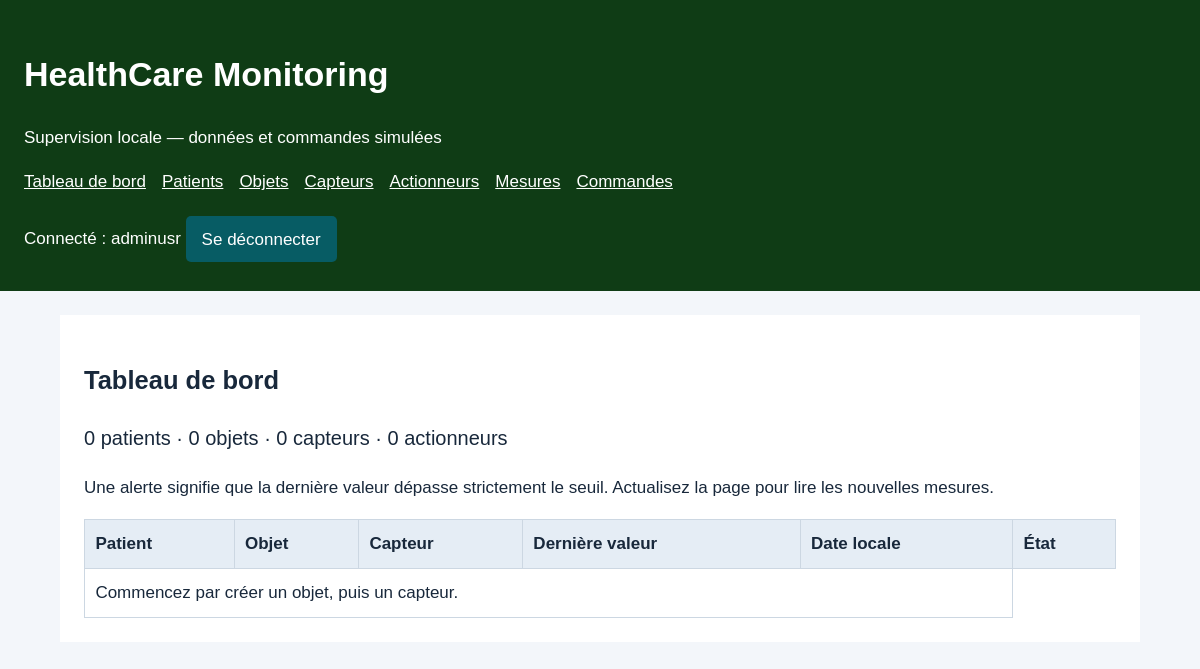
The app's page / (signed in), older data.
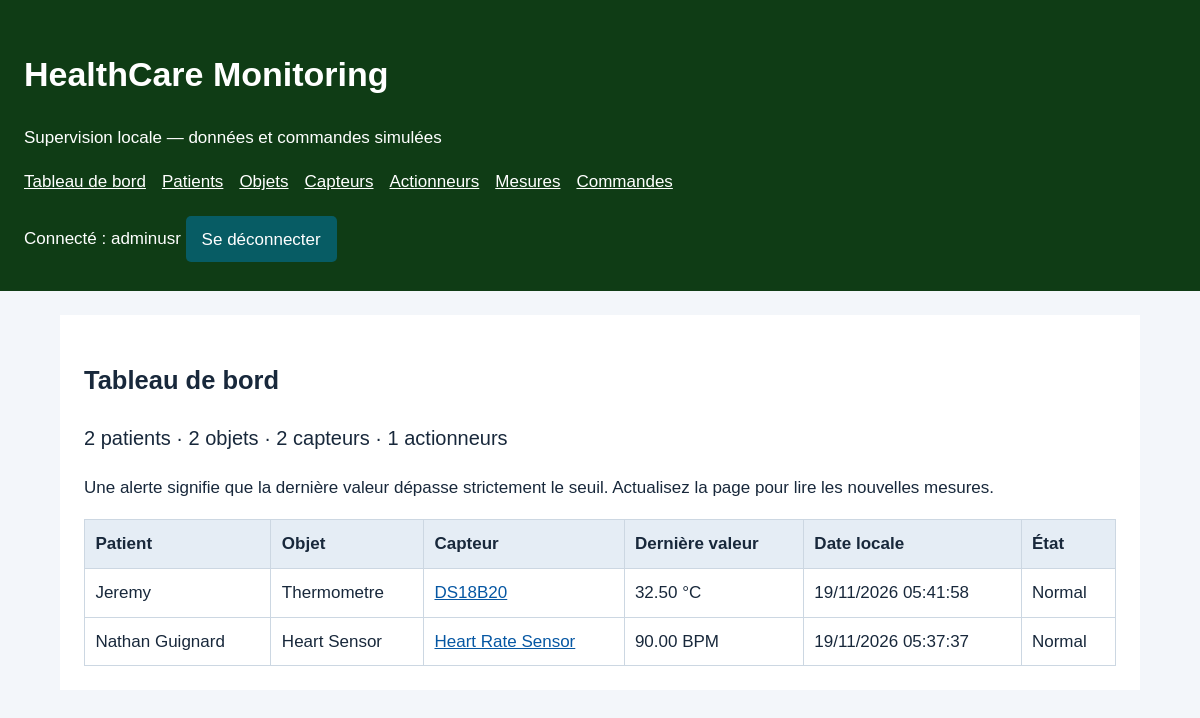
The same page, newer data.
### HealthcareProject/models.py (models this page shows, shortened)
class Capteur(models.Model):
    TYPES = [('heart', 'Rythme Cardiaque'), ('body_temp', 'Temperature du Corps')]
    objet = models.ForeignKey(Objet, on_delete=models.PROTECT, related_name='capteurs')
    nom = models.CharField(max_length=80, unique=True)
    type_mesure = models.CharField(max_length=20, choices=TYPES)
    seuil_alerte = models.DecimalField(max_digits=7, decimal_places=2)
    class Meta:
        ordering = ['nom']
    @property
    def unite(self):
        return 'BPM' if self.type_mesure == 'heart' else '°C'

class Objet(models.Model):
    patient = models.ForeignKey(Patient, on_delete=models.PROTECT, related_name='objets')
    nom = models.CharField(max_length=80, unique=True)
    emplacement = models.CharField(max_length=120)
    description = models.TextField(blank=True)
    actif = models.BooleanField(default=True)
    class Meta:
        ordering = ['nom']
    def __str__(self):
        return self.nom

class Patient(models.Model):
    nom = models.CharField(max_length=100, unique=False)
    agePatient = models.IntegerField()
    numTelephone = models.CharField(max_length=20)
    descriptionPatient = models.TextField(blank=True)
    class Meta:
            ordering = ['nom']

class Mesure(models.Model):
    capteur = models.ForeignKey(Capteur, on_delete=models.PROTECT, related_name='mesures')
    valeur = models.DecimalField(max_digits=7, decimal_places=2)
    date = models.DateTimeField(auto_now_add=True)
    class Meta:
        ordering = ['-date', '-id']

### HealthcareProject/views.py (the view)
# urls.py: path('', views.tableau, name='tableau'),
@login_required
def tableau(request):
    lignes = []
    for capteur in Capteur.objects.select_related('objet__patient'):
        derniere = capteur.mesures.first()
        lignes.append({
            'capteur': capteur, 'mesure': derniere,
            'alerte': derniere is not None and derniere.valeur > capteur.seuil_alerte,
        })
    return render(request, 'HealthcareProject/tableau.html', {
        'nb_patients': Patient.objects.count(),
        'nb_objets': Objet.objects.count(),
        'nb_capteurs': Capteur.objects.count(),
        'nb_actionneurs': Actionneur.objects.count(),
        'lignes': lignes,
    })

### HealthcareProject/templates/HealthcareProject/tableau.html
{% extends 'base.html' %}
{% block contenu %}
<h2>Tableau de bord</h2>
<p class="bilan">{{ nb_patients }} patients · {{ nb_objets }} objets · {{ nb_capteurs }} capteurs · {{ nb_actionneurs }} actionneurs</p>
<p>Une alerte signifie que la dernière valeur dépasse strictement le seuil. Actualisez la page pour lire les nouvelles mesures.</p>
<div class="tableau">
    <table>
        <thead><tr><th>Patient</th><th>Objet</th><th>Capteur</th><th>Dernière valeur</th><th>Date locale</th><th>État</th></tr></thead>
        <tbody>
            {% for ligne in lignes %}
            <tr>
                <td>{{ ligne.capteur.objet.patient.nom }}</td>
                <td>{{ ligne.capteur.objet }}{% if not ligne.capteur.objet.actif %} (désactivé){% endif %}</td>
                <td><a href="{% url 'fiche' 'capteurs' ligne.capteur.pk %}">{{ ligne.capteur.nom }}</a></td>
                <td>{% if ligne.mesure %}{{ ligne.mesure.valeur }} {{ ligne.capteur.unite }}{% else %}Aucune mesure{% endif %}</td>
                <td>{{ ligne.mesure.date|date:'d/m/Y H:i:s' }}</td>
                <td>{% if not ligne.mesure %}En attente{% elif ligne.alerte %}<strong class="alerte">ALERTE</strong>{% else %}Normal{% endif %}</td>
            </tr>
            {% empty %}<tr><td colspan="5">Commencez par créer un objet, puis un capteur.</td></tr>{% endfor %}
        </tbody>
    </table>
</div>
{% endblock %}

### HealthcareProject/templates/base.html (shortened to what this page needs)
{% load static %}
<!doctype html>
<html lang="fr">
    <head>
    <link rel="stylesheet" href="{% static 'style.css' %}">
    </head>
    <body>
        <header>
            <h1>HealthCare Monitoring</h1>
            <p>Supervision locale — données et commandes simulées</p>
            {% if user.is_authenticated %}
            <nav aria-label="Navigation principale">
                <a href="{% url 'tableau' %}">Tableau de bord</a>
                <a href="{% url 'liste' 'patients' %}">Patients</a>
                <a href="{% url 'liste' 'objets' %}">Objets</a>
                <a href="{% url 'liste' 'capteurs' %}">Capteurs</a>
                <a href="{% url 'liste' 'actionneurs' %}">Actionneurs</a>
                <a href="{% url 'mesures' %}">Mesures</a>
                <a href="{% url 'journal' %}">Commandes</a>
            </nav>
                <form method="post" action="{% url 'logout' %}">
                <span>Connecté : {{ user.username }}</span>
                <button>Se déconnecter</button>
            </form>
            {% endif %}
        </header>
        <main>
            {% block contenu %}{% endblock %}
        </main>
    </body>
</html>

### HealthcareProject/static/style.css (style rules this page uses)
* { box-sizing: border-box; }
body { margin: 0; background: #f3f6fa; color: #18283b; font: 17px/1.6 Arial, sans-serif; }
header { background: #0f3c15; color: white; padding: 1.5rem; }
header a { color: #fff; }
nav { display: flex; flex-wrap: wrap; gap: 1rem; margin-bottom: 1rem; }
main { max-width: 1080px; margin: 1.5rem auto; padding: 1.5rem; background: white; }
a { color: #0657a3; }
button { background: #075c64; color: white; padding: .6rem 1rem; border: 0; border-radius: 5px; font: inherit; cursor: pointer; margin: .3rem 0; }
table { width: 100%; border-collapse: collapse; }
th, td { border: 1px solid #ccd7e2; padding: .65rem; text-align: left; }
th { background: #e5edf5; }
.tableau { overflow-x: auto; }
.bilan { font-size: 1.25rem; }

Row changes from the older to the newer data that the page shows:
added Capteur: capteur.objet.patient.nom "Jeremy", capteur.objet "Thermometre", capteur.nom "DS18B20", mesure.valeur "32.50", capteur.unite "°C", mesure "19/11/2026 05:41:58"
added Capteur: capteur.objet.patient.nom "Nathan Guignard", capteur.objet "Heart Sensor", capteur.nom "Heart Rate Sensor", mesure.valeur "90.00", capteur.unite "BPM", mesure "19/11/2026 05:37:37"
Text that changed along with them:
{{ nb_patients }}: "0" → "2"
{{ nb_objets }}: "0" → "2"
{{ nb_capteurs }}: "0" → "2"
{{ nb_actionneurs }}: "0" → "1"
text no longer shown: "Commencez par créer un objet, puis un capteur."
